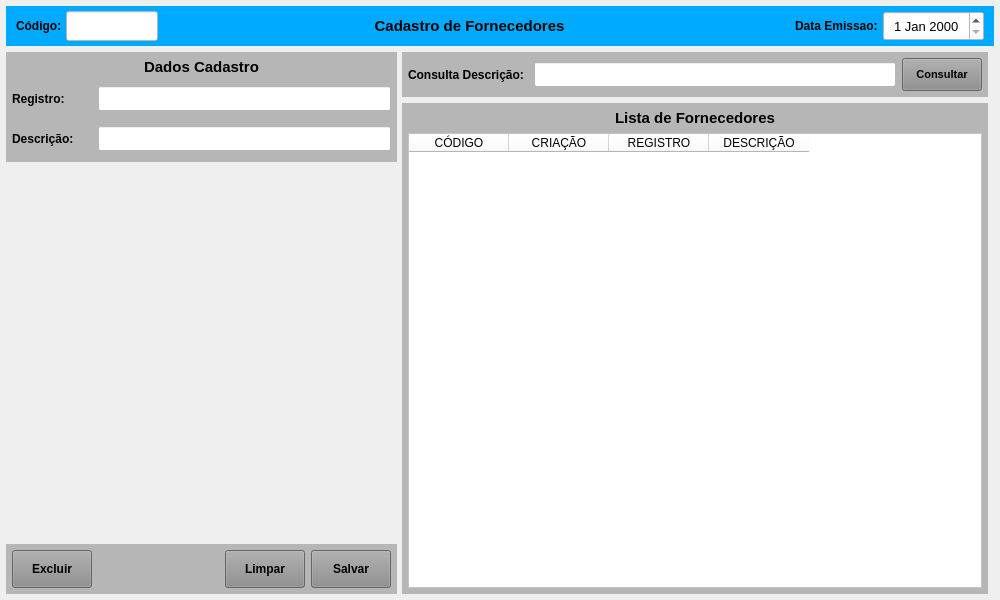
<?xml version="1.0" encoding="UTF-8"?>
<ui version="4.0">
 <class>MainWindow</class>
 <widget class="QMainWindow" name="MainWindow">
  <property name="geometry">
   <rect>
    <x>0</x>
    <y>0</y>
    <width>1000</width>
    <height>600</height>
   </rect>
  </property>
  <property name="windowTitle">
   <string>Cadastro de Fornecedores</string>
  </property>
  <property name="styleSheet">
   <string notr="true"/>
  </property>
  <widget class="QWidget" name="centralwidget">
   <layout class="QVBoxLayout" name="verticalLayout">
    <property name="spacing">
     <number>6</number>
    </property>
    <property name="leftMargin">
     <number>6</number>
    </property>
    <property name="topMargin">
     <number>6</number>
    </property>
    <property name="rightMargin">
     <number>6</number>
    </property>
    <property name="bottomMargin">
     <number>6</number>
    </property>
    <item>
     <widget class="QWidget" name="widget" native="true">
      <property name="minimumSize">
       <size>
        <width>0</width>
        <height>40</height>
       </size>
      </property>
      <property name="maximumSize">
       <size>
        <width>16777215</width>
        <height>40</height>
       </size>
      </property>
      <property name="styleSheet">
       <string notr="true">background-color: rgb(0, 170, 255);</string>
      </property>
      <layout class="QHBoxLayout" name="horizontalLayout">
       <property name="spacing">
        <number>2</number>
       </property>
       <property name="leftMargin">
        <number>10</number>
       </property>
       <property name="topMargin">
        <number>5</number>
       </property>
       <property name="rightMargin">
        <number>10</number>
       </property>
       <property name="bottomMargin">
        <number>5</number>
       </property>
       <item>
        <widget class="QLabel" name="label_4">
         <property name="minimumSize">
          <size>
           <width>48</width>
           <height>0</height>
          </size>
         </property>
         <property name="maximumSize">
          <size>
           <width>48</width>
           <height>16777215</height>
          </size>
         </property>
         <property name="font">
          <font>
           <pointsize>9</pointsize>
           <weight>75</weight>
           <bold>true</bold>
          </font>
         </property>
         <property name="styleSheet">
          <string notr="true"/>
         </property>
         <property name="text">
          <string>Código:</string>
         </property>
         <property name="alignment">
          <set>Qt::AlignLeading|Qt::AlignLeft|Qt::AlignVCenter</set>
         </property>
        </widget>
       </item>
       <item>
        <widget class="QLineEdit" name="line_Num">
         <property name="sizePolicy">
          <sizepolicy hsizetype="Preferred" vsizetype="Preferred">
           <horstretch>0</horstretch>
           <verstretch>0</verstretch>
          </sizepolicy>
         </property>
         <property name="minimumSize">
          <size>
           <width>92</width>
           <height>0</height>
          </size>
         </property>
         <property name="maximumSize">
          <size>
           <width>92</width>
           <height>16777215</height>
          </size>
         </property>
         <property name="font">
          <font>
           <pointsize>12</pointsize>
          </font>
         </property>
         <property name="styleSheet">
          <string notr="true">background-color: rgb(255, 255, 255);</string>
         </property>
         <property name="inputMask">
          <string/>
         </property>
         <property name="text">
          <string/>
         </property>
         <property name="frame">
          <bool>true</bool>
         </property>
         <property name="echoMode">
          <enum>QLineEdit::Normal</enum>
         </property>
         <property name="alignment">
          <set>Qt::AlignCenter</set>
         </property>
         <property name="dragEnabled">
          <bool>false</bool>
         </property>
         <property name="placeholderText">
          <string/>
         </property>
        </widget>
       </item>
       <item>
        <widget class="QLabel" name="label_13">
         <property name="sizePolicy">
          <sizepolicy hsizetype="Preferred" vsizetype="Preferred">
           <horstretch>0</horstretch>
           <verstretch>0</verstretch>
          </sizepolicy>
         </property>
         <property name="minimumSize">
          <size>
           <width>0</width>
           <height>0</height>
          </size>
         </property>
         <property name="font">
          <font>
           <pointsize>11</pointsize>
           <weight>75</weight>
           <bold>true</bold>
          </font>
         </property>
         <property name="styleSheet">
          <string notr="true"/>
         </property>
         <property name="text">
          <string>Cadastro de Fornecedores</string>
         </property>
         <property name="alignment">
          <set>Qt::AlignCenter</set>
         </property>
        </widget>
       </item>
       <item>
        <widget class="QLabel" name="label_11">
         <property name="sizePolicy">
          <sizepolicy hsizetype="Preferred" vsizetype="Preferred">
           <horstretch>0</horstretch>
           <verstretch>0</verstretch>
          </sizepolicy>
         </property>
         <property name="minimumSize">
          <size>
           <width>100</width>
           <height>0</height>
          </size>
         </property>
         <property name="maximumSize">
          <size>
           <width>100</width>
           <height>16777215</height>
          </size>
         </property>
         <property name="font">
          <font>
           <pointsize>9</pointsize>
           <weight>75</weight>
           <bold>true</bold>
          </font>
         </property>
         <property name="styleSheet">
          <string notr="true"/>
         </property>
         <property name="text">
          <string>Data Emissao: </string>
         </property>
         <property name="alignment">
          <set>Qt::AlignRight|Qt::AlignTrailing|Qt::AlignVCenter</set>
         </property>
        </widget>
       </item>
       <item>
        <widget class="QDateEdit" name="date_Emissao">
         <property name="sizePolicy">
          <sizepolicy hsizetype="Preferred" vsizetype="Preferred">
           <horstretch>0</horstretch>
           <verstretch>0</verstretch>
          </sizepolicy>
         </property>
         <property name="minimumSize">
          <size>
           <width>101</width>
           <height>0</height>
          </size>
         </property>
         <property name="maximumSize">
          <size>
           <width>101</width>
           <height>16777215</height>
          </size>
         </property>
         <property name="font">
          <font>
           <pointsize>10</pointsize>
          </font>
         </property>
         <property name="styleSheet">
          <string notr="true">background-color: rgb(255, 255, 255);</string>
         </property>
         <property name="alignment">
          <set>Qt::AlignCenter</set>
         </property>
        </widget>
       </item>
      </layout>
     </widget>
    </item>
    <item>
     <widget class="QWidget" name="widget_2" native="true">
      <property name="styleSheet">
       <string notr="true"/>
      </property>
      <layout class="QHBoxLayout" name="horizontalLayout_3">
       <property name="spacing">
        <number>5</number>
       </property>
       <property name="leftMargin">
        <number>0</number>
       </property>
       <property name="topMargin">
        <number>0</number>
       </property>
       <property name="rightMargin">
        <number>0</number>
       </property>
       <property name="bottomMargin">
        <number>0</number>
       </property>
       <item>
        <widget class="QWidget" name="widget_4" native="true">
         <property name="minimumSize">
          <size>
           <width>391</width>
           <height>0</height>
          </size>
         </property>
         <property name="maximumSize">
          <size>
           <width>391</width>
           <height>16777215</height>
          </size>
         </property>
         <property name="styleSheet">
          <string notr="true"/>
         </property>
         <layout class="QVBoxLayout" name="verticalLayout_2">
          <property name="spacing">
           <number>5</number>
          </property>
          <property name="leftMargin">
           <number>0</number>
          </property>
          <property name="topMargin">
           <number>0</number>
          </property>
          <property name="rightMargin">
           <number>0</number>
          </property>
          <property name="bottomMargin">
           <number>0</number>
          </property>
          <item>
           <widget class="QWidget" name="widget_6" native="true">
            <property name="minimumSize">
             <size>
              <width>0</width>
              <height>110</height>
             </size>
            </property>
            <property name="maximumSize">
             <size>
              <width>16777215</width>
              <height>110</height>
             </size>
            </property>
            <property name="styleSheet">
             <string notr="true">background-color: rgb(182, 182, 182);</string>
            </property>
            <layout class="QVBoxLayout" name="verticalLayout_3">
             <property name="leftMargin">
              <number>6</number>
             </property>
             <property name="topMargin">
              <number>6</number>
             </property>
             <property name="rightMargin">
              <number>6</number>
             </property>
             <property name="bottomMargin">
              <number>6</number>
             </property>
             <item>
              <widget class="QLabel" name="label_2">
               <property name="minimumSize">
                <size>
                 <width>0</width>
                 <height>18</height>
                </size>
               </property>
               <property name="maximumSize">
                <size>
                 <width>16777215</width>
                 <height>18</height>
                </size>
               </property>
               <property name="font">
                <font>
                 <pointsize>11</pointsize>
                 <weight>75</weight>
                 <bold>true</bold>
                </font>
               </property>
               <property name="text">
                <string>Dados Cadastro</string>
               </property>
               <property name="alignment">
                <set>Qt::AlignCenter</set>
               </property>
              </widget>
             </item>
             <item>
              <widget class="QWidget" name="widget_10" native="true">
               <layout class="QHBoxLayout" name="horizontalLayout_6">
                <property name="leftMargin">
                 <number>0</number>
                </property>
                <property name="topMargin">
                 <number>0</number>
                </property>
                <property name="rightMargin">
                 <number>0</number>
                </property>
                <property name="bottomMargin">
                 <number>0</number>
                </property>
                <item>
                 <widget class="QLabel" name="label_25">
                  <property name="minimumSize">
                   <size>
                    <width>80</width>
                    <height>0</height>
                   </size>
                  </property>
                  <property name="maximumSize">
                   <size>
                    <width>80</width>
                    <height>16777215</height>
                   </size>
                  </property>
                  <property name="font">
                   <font>
                    <pointsize>9</pointsize>
                    <weight>75</weight>
                    <bold>true</bold>
                   </font>
                  </property>
                  <property name="text">
                   <string>Registro:</string>
                  </property>
                  <property name="alignment">
                   <set>Qt::AlignLeading|Qt::AlignLeft|Qt::AlignVCenter</set>
                  </property>
                 </widget>
                </item>
                <item>
                 <widget class="QLineEdit" name="line_Registro">
                  <property name="sizePolicy">
                   <sizepolicy hsizetype="Preferred" vsizetype="Preferred">
                    <horstretch>0</horstretch>
                    <verstretch>0</verstretch>
                   </sizepolicy>
                  </property>
                  <property name="minimumSize">
                   <size>
                    <width>0</width>
                    <height>25</height>
                   </size>
                  </property>
                  <property name="maximumSize">
                   <size>
                    <width>16777215</width>
                    <height>25</height>
                   </size>
                  </property>
                  <property name="font">
                   <font>
                    <pointsize>9</pointsize>
                   </font>
                  </property>
                  <property name="styleSheet">
                   <string notr="true">background-color: rgb(255, 255, 255);</string>
                  </property>
                  <property name="text">
                   <string/>
                  </property>
                  <property name="maxLength">
                   <number>45</number>
                  </property>
                  <property name="alignment">
                   <set>Qt::AlignLeading|Qt::AlignLeft|Qt::AlignVCenter</set>
                  </property>
                 </widget>
                </item>
               </layout>
              </widget>
             </item>
             <item>
              <widget class="QWidget" name="widget_8" native="true">
               <layout class="QHBoxLayout" name="horizontalLayout_4">
                <property name="leftMargin">
                 <number>0</number>
                </property>
                <property name="topMargin">
                 <number>0</number>
                </property>
                <property name="rightMargin">
                 <number>0</number>
                </property>
                <property name="bottomMargin">
                 <number>0</number>
                </property>
                <item>
                 <widget class="QLabel" name="label_24">
                  <property name="minimumSize">
                   <size>
                    <width>80</width>
                    <height>0</height>
                   </size>
                  </property>
                  <property name="maximumSize">
                   <size>
                    <width>80</width>
                    <height>16777215</height>
                   </size>
                  </property>
                  <property name="font">
                   <font>
                    <pointsize>9</pointsize>
                    <weight>75</weight>
                    <bold>true</bold>
                   </font>
                  </property>
                  <property name="text">
                   <string>Descrição:</string>
                  </property>
                  <property name="alignment">
                   <set>Qt::AlignLeading|Qt::AlignLeft|Qt::AlignVCenter</set>
                  </property>
                 </widget>
                </item>
                <item>
                 <widget class="QLineEdit" name="line_Descricao">
                  <property name="sizePolicy">
                   <sizepolicy hsizetype="Preferred" vsizetype="Preferred">
                    <horstretch>0</horstretch>
                    <verstretch>0</verstretch>
                   </sizepolicy>
                  </property>
                  <property name="minimumSize">
                   <size>
                    <width>0</width>
                    <height>25</height>
                   </size>
                  </property>
                  <property name="maximumSize">
                   <size>
                    <width>16777215</width>
                    <height>25</height>
                   </size>
                  </property>
                  <property name="font">
                   <font>
                    <pointsize>9</pointsize>
                   </font>
                  </property>
                  <property name="styleSheet">
                   <string notr="true">background-color: rgb(255, 255, 255);</string>
                  </property>
                  <property name="text">
                   <string/>
                  </property>
                  <property name="maxLength">
                   <number>45</number>
                  </property>
                  <property name="alignment">
                   <set>Qt::AlignLeading|Qt::AlignLeft|Qt::AlignVCenter</set>
                  </property>
                 </widget>
                </item>
               </layout>
              </widget>
             </item>
            </layout>
           </widget>
          </item>
          <item>
           <widget class="QWidget" name="widget_7" native="true"/>
          </item>
          <item>
           <widget class="QWidget" name="widget_3" native="true">
            <property name="minimumSize">
             <size>
              <width>0</width>
              <height>50</height>
             </size>
            </property>
            <property name="maximumSize">
             <size>
              <width>16777215</width>
              <height>50</height>
             </size>
            </property>
            <property name="styleSheet">
             <string notr="true">background-color: rgb(182, 182, 182);</string>
            </property>
            <layout class="QHBoxLayout" name="horizontalLayout_2">
             <property name="spacing">
              <number>6</number>
             </property>
             <property name="leftMargin">
              <number>6</number>
             </property>
             <property name="topMargin">
              <number>6</number>
             </property>
             <property name="rightMargin">
              <number>6</number>
             </property>
             <property name="bottomMargin">
              <number>6</number>
             </property>
             <item>
              <widget class="QPushButton" name="btn_Excluir">
               <property name="sizePolicy">
                <sizepolicy hsizetype="Fixed" vsizetype="Preferred">
                 <horstretch>0</horstretch>
                 <verstretch>0</verstretch>
                </sizepolicy>
               </property>
               <property name="maximumSize">
                <size>
                 <width>80</width>
                 <height>16777215</height>
                </size>
               </property>
               <property name="font">
                <font>
                 <pointsize>9</pointsize>
                 <weight>75</weight>
                 <bold>true</bold>
                </font>
               </property>
               <property name="cursor">
                <cursorShape>PointingHandCursor</cursorShape>
               </property>
               <property name="layoutDirection">
                <enum>Qt::LeftToRight</enum>
               </property>
               <property name="autoFillBackground">
                <bool>false</bool>
               </property>
               <property name="styleSheet">
                <string notr="true">background-color: rgb(141, 141, 141);</string>
               </property>
               <property name="text">
                <string>Excluir</string>
               </property>
               <property name="checkable">
                <bool>false</bool>
               </property>
               <property name="autoDefault">
                <bool>false</bool>
               </property>
               <property name="default">
                <bool>false</bool>
               </property>
               <property name="flat">
                <bool>false</bool>
               </property>
              </widget>
             </item>
             <item>
              <widget class="QLabel" name="label">
               <property name="text">
                <string/>
               </property>
              </widget>
             </item>
             <item>
              <widget class="QPushButton" name="btn_Limpar">
               <property name="sizePolicy">
                <sizepolicy hsizetype="Fixed" vsizetype="Preferred">
                 <horstretch>0</horstretch>
                 <verstretch>0</verstretch>
                </sizepolicy>
               </property>
               <property name="maximumSize">
                <size>
                 <width>80</width>
                 <height>16777215</height>
                </size>
               </property>
               <property name="font">
                <font>
                 <pointsize>9</pointsize>
                 <weight>75</weight>
                 <bold>true</bold>
                </font>
               </property>
               <property name="cursor">
                <cursorShape>PointingHandCursor</cursorShape>
               </property>
               <property name="layoutDirection">
                <enum>Qt::LeftToRight</enum>
               </property>
               <property name="autoFillBackground">
                <bool>false</bool>
               </property>
               <property name="styleSheet">
                <string notr="true">background-color: rgb(141, 141, 141);</string>
               </property>
               <property name="text">
                <string>Limpar</string>
               </property>
               <property name="checkable">
                <bool>false</bool>
               </property>
               <property name="autoDefault">
                <bool>false</bool>
               </property>
               <property name="default">
                <bool>false</bool>
               </property>
               <property name="flat">
                <bool>false</bool>
               </property>
              </widget>
             </item>
             <item>
              <widget class="QPushButton" name="btn_Salvar">
               <property name="sizePolicy">
                <sizepolicy hsizetype="Fixed" vsizetype="Preferred">
                 <horstretch>0</horstretch>
                 <verstretch>0</verstretch>
                </sizepolicy>
               </property>
               <property name="maximumSize">
                <size>
                 <width>80</width>
                 <height>16777215</height>
                </size>
               </property>
               <property name="font">
                <font>
                 <pointsize>9</pointsize>
                 <weight>75</weight>
                 <bold>true</bold>
                </font>
               </property>
               <property name="cursor">
                <cursorShape>PointingHandCursor</cursorShape>
               </property>
               <property name="styleSheet">
                <string notr="true">background-color: rgb(141, 141, 141);</string>
               </property>
               <property name="text">
                <string>Salvar</string>
               </property>
              </widget>
             </item>
            </layout>
           </widget>
          </item>
         </layout>
        </widget>
       </item>
       <item>
        <widget class="QWidget" name="widget_5" native="true">
         <property name="styleSheet">
          <string notr="true"/>
         </property>
         <layout class="QVBoxLayout" name="verticalLayout_5">
          <property name="leftMargin">
           <number>0</number>
          </property>
          <property name="topMargin">
           <number>0</number>
          </property>
          <property name="rightMargin">
           <number>6</number>
          </property>
          <property name="bottomMargin">
           <number>0</number>
          </property>
          <item>
           <widget class="QWidget" name="widget_12" native="true">
            <property name="maximumSize">
             <size>
              <width>16777215</width>
              <height>45</height>
             </size>
            </property>
            <property name="sizeIncrement">
             <size>
              <width>0</width>
              <height>45</height>
             </size>
            </property>
            <property name="styleSheet">
             <string notr="true">background-color: rgb(182, 182, 182);</string>
            </property>
            <layout class="QHBoxLayout" name="horizontalLayout_7">
             <property name="leftMargin">
              <number>6</number>
             </property>
             <property name="topMargin">
              <number>6</number>
             </property>
             <property name="rightMargin">
              <number>6</number>
             </property>
             <property name="bottomMargin">
              <number>6</number>
             </property>
             <item>
              <widget class="QLabel" name="label_6">
               <property name="minimumSize">
                <size>
                 <width>120</width>
                 <height>0</height>
                </size>
               </property>
               <property name="maximumSize">
                <size>
                 <width>120</width>
                 <height>16777215</height>
                </size>
               </property>
               <property name="font">
                <font>
                 <pointsize>9</pointsize>
                 <weight>75</weight>
                 <bold>true</bold>
                </font>
               </property>
               <property name="text">
                <string>Consulta Descrição:</string>
               </property>
               <property name="alignment">
                <set>Qt::AlignLeading|Qt::AlignLeft|Qt::AlignVCenter</set>
               </property>
              </widget>
             </item>
             <item>
              <widget class="QLineEdit" name="line_Consulta">
               <property name="sizePolicy">
                <sizepolicy hsizetype="Preferred" vsizetype="Preferred">
                 <horstretch>0</horstretch>
                 <verstretch>0</verstretch>
                </sizepolicy>
               </property>
               <property name="minimumSize">
                <size>
                 <width>0</width>
                 <height>25</height>
                </size>
               </property>
               <property name="maximumSize">
                <size>
                 <width>16777215</width>
                 <height>25</height>
                </size>
               </property>
               <property name="font">
                <font>
                 <pointsize>9</pointsize>
                </font>
               </property>
               <property name="styleSheet">
                <string notr="true">background-color: rgb(255, 255, 255);</string>
               </property>
               <property name="inputMask">
                <string/>
               </property>
               <property name="alignment">
                <set>Qt::AlignLeading|Qt::AlignLeft|Qt::AlignVCenter</set>
               </property>
              </widget>
             </item>
             <item>
              <widget class="QPushButton" name="btn_Consulta">
               <property name="sizePolicy">
                <sizepolicy hsizetype="Preferred" vsizetype="Preferred">
                 <horstretch>0</horstretch>
                 <verstretch>0</verstretch>
                </sizepolicy>
               </property>
               <property name="minimumSize">
                <size>
                 <width>80</width>
                 <height>0</height>
                </size>
               </property>
               <property name="maximumSize">
                <size>
                 <width>80</width>
                 <height>16777215</height>
                </size>
               </property>
               <property name="font">
                <font>
                 <pointsize>8</pointsize>
                 <weight>75</weight>
                 <bold>true</bold>
                </font>
               </property>
               <property name="cursor">
                <cursorShape>PointingHandCursor</cursorShape>
               </property>
               <property name="layoutDirection">
                <enum>Qt::LeftToRight</enum>
               </property>
               <property name="autoFillBackground">
                <bool>false</bool>
               </property>
               <property name="styleSheet">
                <string notr="true">background-color: rgb(141, 141, 141);</string>
               </property>
               <property name="text">
                <string>Consultar</string>
               </property>
               <property name="checkable">
                <bool>false</bool>
               </property>
               <property name="autoDefault">
                <bool>false</bool>
               </property>
               <property name="default">
                <bool>false</bool>
               </property>
               <property name="flat">
                <bool>false</bool>
               </property>
              </widget>
             </item>
            </layout>
           </widget>
          </item>
          <item>
           <widget class="QWidget" name="widget_11" native="true">
            <property name="styleSheet">
             <string notr="true">background-color: rgb(182, 182, 182);</string>
            </property>
            <layout class="QVBoxLayout" name="verticalLayout_4">
             <property name="leftMargin">
              <number>6</number>
             </property>
             <property name="topMargin">
              <number>6</number>
             </property>
             <property name="rightMargin">
              <number>6</number>
             </property>
             <property name="bottomMargin">
              <number>6</number>
             </property>
             <item>
              <widget class="QLabel" name="label_5">
               <property name="minimumSize">
                <size>
                 <width>0</width>
                 <height>18</height>
                </size>
               </property>
               <property name="maximumSize">
                <size>
                 <width>16777215</width>
                 <height>18</height>
                </size>
               </property>
               <property name="font">
                <font>
                 <pointsize>11</pointsize>
                 <weight>75</weight>
                 <bold>true</bold>
                </font>
               </property>
               <property name="text">
                <string>Lista de Fornecedores</string>
               </property>
               <property name="alignment">
                <set>Qt::AlignCenter</set>
               </property>
              </widget>
             </item>
             <item>
              <widget class="QTableWidget" name="table_Lista">
               <property name="sizePolicy">
                <sizepolicy hsizetype="Preferred" vsizetype="Preferred">
                 <horstretch>0</horstretch>
                 <verstretch>0</verstretch>
                </sizepolicy>
               </property>
               <property name="font">
                <font>
                 <pointsize>9</pointsize>
                </font>
               </property>
               <property name="styleSheet">
                <string notr="true">background-color: rgb(255, 255, 255);</string>
               </property>
               <attribute name="verticalHeaderDefaultSectionSize">
                <number>0</number>
               </attribute>
               <attribute name="verticalHeaderMinimumSectionSize">
                <number>0</number>
               </attribute>
               <column>
                <property name="text">
                 <string>CÓDIGO</string>
                </property>
               </column>
               <column>
                <property name="text">
                 <string>CRIAÇÃO</string>
                </property>
               </column>
               <column>
                <property name="text">
                 <string>REGISTRO</string>
                </property>
               </column>
               <column>
                <property name="text">
                 <string>DESCRIÇÃO</string>
                </property>
               </column>
              </widget>
             </item>
            </layout>
           </widget>
          </item>
         </layout>
        </widget>
       </item>
      </layout>
     </widget>
    </item>
   </layout>
  </widget>
 </widget>
 <resources/>
 <connections/>
</ui>
